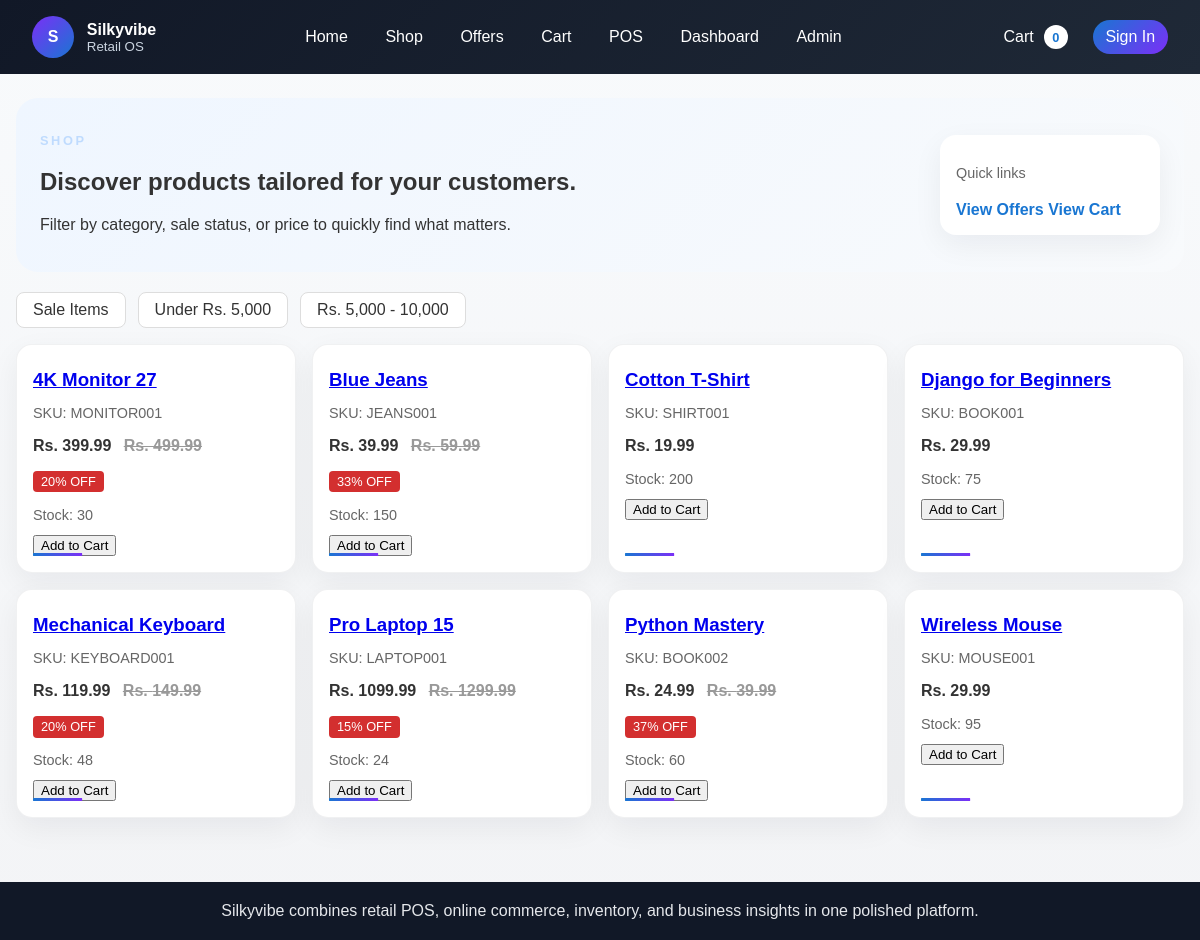
The app's page /pages/products/, older data.
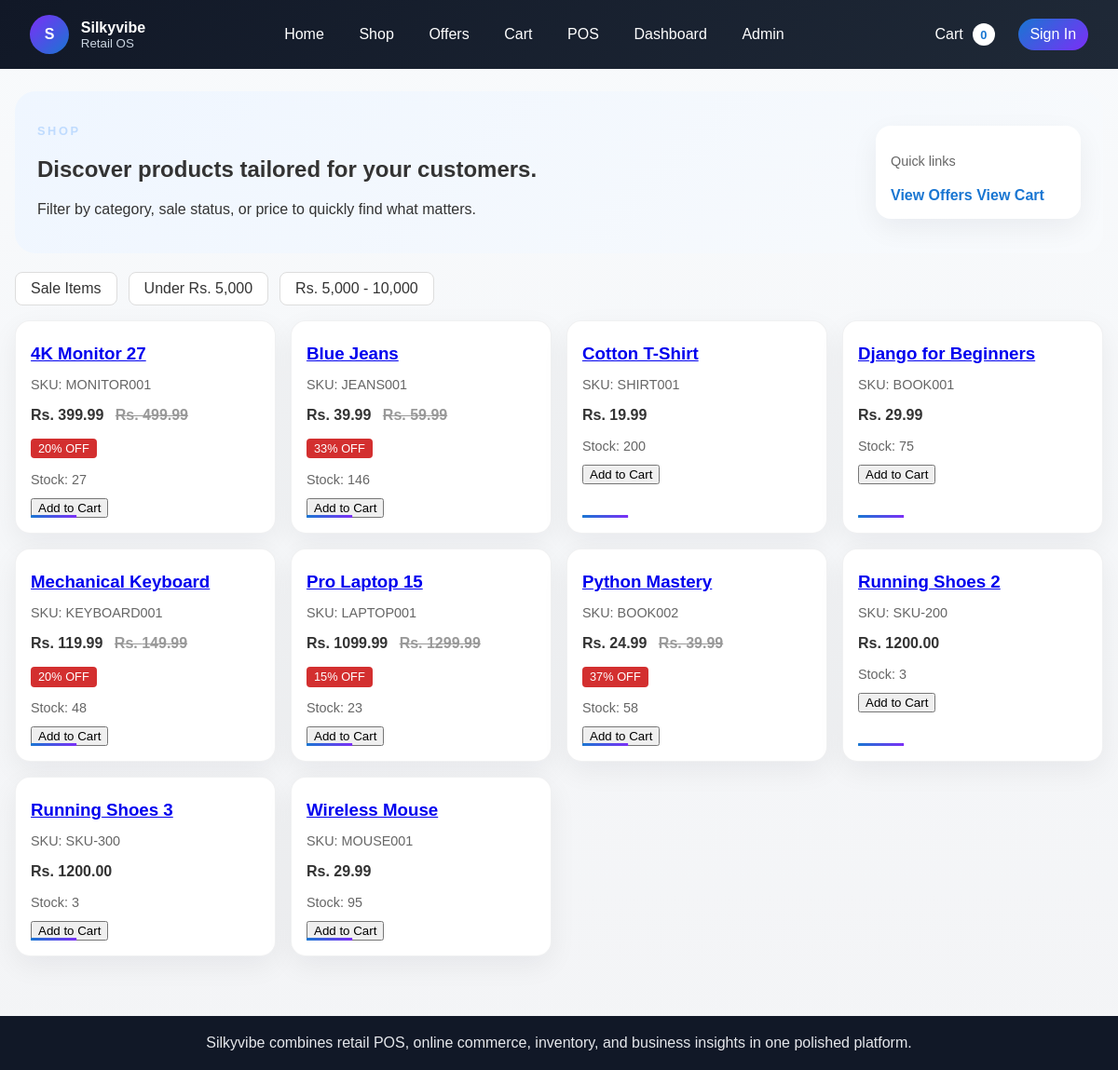
The same page, newer data.
### inventory/models.py (models this page shows, shortened)
class Product(models.Model):
    sku = models.CharField(max_length=50, unique=True)
    barcode = models.CharField(max_length=100, unique=True, null=True, blank=True)
    name = models.CharField(max_length=255)
    description = models.TextField(blank=True)
    category = models.ForeignKey(Category, on_delete=models.PROTECT, related_name="products")
    brand = models.ForeignKey(Brand, null=True, blank=True, on_delete=models.SET_NULL, related_name="products")
    size = models.ForeignKey(ProductSize, null=True, blank=True, on_delete=models.SET_NULL, related_name="products")
    color = models.ForeignKey(ProductColor, null=True, blank=True, on_delete=models.SET_NULL, related_name="products")
    image = models.ImageField(upload_to="products/", blank=True, null=True)
    stock_quantity = models.IntegerField(default=0)
    reserved_quantity = models.PositiveIntegerField(default=0)
    damaged_quantity = models.PositiveIntegerField(default=0)
    returned_quantity = models.PositiveIntegerField(default=0)
    min_stock_level = models.PositiveIntegerField(default=5)
    cost_price = models.DecimalField(max_digits=10, decimal_places=2, default=0)
    price = models.DecimalField(max_digits=10, decimal_places=2)
    discount_price = models.DecimalField(max_digits=10, decimal_places=2, null=True, blank=True)
    is_on_sale = models.BooleanField(default=False)
    sale_start_date = models.DateTimeField(null=True, blank=True)
    sale_end_date = models.DateTimeField(null=True, blank=True)
    created_at = models.DateTimeField(auto_now_add=True)
    updated_at = models.DateTimeField(auto_now=True)
    class Meta:
        ordering = ["name"]
        indexes = [
            models.Index(fields=["sku"]),
            models.Index(fields=["is_on_sale", "sale_start_date", "sale_end_date"]),
        ]
    @property
    def final_price(self):
        now = timezone.now()
        if self.is_on_sale and self.discount_price is not None and self.sale_start_date and self.sale_end_date:
            if self.sale_start_date <= now <= self.sale_end_date:
                return self.discount_price
        return self.price
    @property
    def sale_percentage(self):
        if self.final_price < self.price and self.price > 0:
            return int(((self.price - self.final_price) / self.price) * 100)
        return 0

### inventory/views.py (the view, shortened to what this page needs)
# urls.py: path("products/", ProductListPageView.as_view(), name="product-list-page"),
class ProductListPageView(ListView):
    model = Product
    template_name = "product_list.html"
    context_object_name = "products"
    paginate_by = 24
    def get_queryset(self):
        queryset = super().get_queryset()
        category = self.request.GET.get("category")
        on_sale = self.request.GET.get("on_sale")
        min_price = self.request.GET.get("min_price")
        max_price = self.request.GET.get("max_price")
        if category:
            queryset = queryset.filter(category__slug=category)
        if min_price is not None:
            queryset = queryset.filter(price__gte=min_price)
        if max_price is not None:
            queryset = queryset.filter(price__lte=max_price)
        return queryset

### templates/product_list.html (shortened to what this page needs)
{% extends "base.html" %}
{% block content %}
    <section class="page-hero hero-soft">
        <div>
            <p class="eyebrow">Shop</p>
            <h1>Discover products tailored for your customers.</h1>
            <p>Filter by category, sale status, or price to quickly find what matters.</p>
        </div>
        <div class="hero-card">
            <p class="small-meta">Quick links</p>
            <a class="link-btn" href="{% url 'special-offers-page' %}">View Offers</a>
            <a class="link-btn" href="{% url 'cart-page' %}">View Cart</a>
        </div>
    </section>
    <div class="filters">
        <a href="?on_sale=true">Sale Items</a>
        <a href="?min_price=0&max_price=5000">Under Rs. 5,000</a>
        <a href="?min_price=5000&max_price=10000">Rs. 5,000 - 10,000</a>
    </div>
    <div class="product-grid">
        {% for product in products %}
            <article class="product-card">
                <h3><a href="/pages/products/{{ product.pk }}/">{{ product.name }}</a></h3>
                <p class="small-meta">SKU: {{ product.sku }}</p>
                <p class="price">
                    Rs. {{ product.final_price }}
                    {% if product.sale_percentage %}
                        <span class="original-price">Rs. {{ product.price }}</span>
                    {% endif %}
                </p>
                {% if product.sale_percentage %}
                    <span class="badge">{{ product.sale_percentage }}% OFF</span>
                {% endif %}
                <p class="small-meta">Stock: {{ product.stock_quantity }}</p>
                <button class="add-to-cart-btn"
                    data-product-id="{{ product.id }}"
                    data-sku="{{ product.sku }}"
                    data-name="{{ product.name }}"
                    data-price="{{ product.final_price }}"
                >Add to Cart</button>
            </article>
        {% empty %}
            <p class="empty-state">No products found.</p>
        {% endfor %}
    </div>
{% endblock %}

### templates/base.html (shortened to what this page needs)
<!DOCTYPE html>
{% load static %}
<html lang="en">
<head>
    <link rel="stylesheet" href="{% static 'css/styles.css' %}">
</head>
<body>
<header class="site-header">
    <div class="brand-wrap">
        <a class="brand" href="{% url 'home-page' %}">
            <span class="brand-mark">S</span>
            <span>
                <strong>Silkyvibe</strong>
                <small>Retail OS</small>
            </span>
        </a>
    </div>
    <nav class="nav-links" aria-label="Primary navigation">
        <a class="nav-link" href="{% url 'home-page' %}">Home</a>
        <a class="nav-link" href="{% url 'product-list-page' %}">Shop</a>
        <a class="nav-link" href="{% url 'special-offers-page' %}">Offers</a>
        <a class="nav-link" href="{% url 'cart-page' %}">Cart</a>
        <a class="nav-link" href="{% url 'pos-checkout-page' %}">POS</a>
        <a class="nav-link" href="{% url 'dashboard-page' %}">Dashboard</a>
        <a class="nav-link" href="/admin/">Admin</a>
    </nav>
    <div class="nav-actions">
        <a class="nav-pill" href="{% url 'cart-page' %}">Cart <span id="cart_badge" class="cart-badge">0</span></a>
        <a class="nav-pill nav-pill-accent" href="{% url 'customer-login-page' %}">Sign In</a>
    </div>
</header>
<main class="page-content">
    {% block content %}{% endblock %}
</main>
<footer class="site-footer">
    <p>Silkyvibe combines retail POS, online commerce, inventory, and business insights in one polished platform.</p>
</footer>
</body>
</html>

### static/css/styles.css (style rules this page uses)
:root { --bg: #f5f5f5; --surface: #fff; --surface-muted: rgba(255,255,255,.85); --text: #333; --text-muted: #666; --primary: #1976d2; --accent: #7b2ff7; --accent-alt: #00c6ff; --border: #ddd; --header: #222; }
* { box-sizing: border-box; }
body { font-family: Arial, sans-serif; margin: 0; padding: 0; background: linear-gradient(180deg, #f8fafc 0%, #f3f4f6 100%); color: var(--text); }
.site-header { display: flex; align-items: center; justify-content: space-between; gap: 1rem; background: linear-gradient(135deg, #111827 0%, #1f2937 100%); color: #fff; padding: 1rem 2rem; position: sticky; top: 0; z-index: 10; }
.brand { display: inline-flex; align-items: center; gap: .8rem; color: #fff; text-decoration: none; }
.brand strong, .brand small { display: block; }
.brand small { color: #cbd5e1; }
.brand-mark { display: inline-flex; align-items: center; justify-content: center; width: 42px; height: 42px; border-radius: 50%; background: linear-gradient(135deg, var(--accent) 0%, var(--primary) 100%); font-weight: 700; }
.nav-links, .nav-actions { display: flex; align-items: center; gap: .75rem; flex-wrap: wrap; }
.nav-link, .nav-pill { color: #fff; text-decoration: none; padding: .5rem .8rem; border-radius: 999px; }
.nav-pill-accent { background: linear-gradient(135deg, var(--primary), var(--accent)); }
.cart-badge { display: inline-flex; align-items: center; justify-content: center; min-width: 24px; height: 24px; padding: 0 .25rem; margin-left: .35rem; border-radius: 999px; background: #fff; color: var(--primary); font-size: .8rem; font-weight: 700; }
.site-footer { background: #111827; color: #e5e7eb; padding: 1.25rem 2rem; text-align: center; margin-top: 2rem; }
.page-content { max-width: 1200px; margin: 1.5rem auto; padding: 0 1rem 2rem; }
.product-grid, .dashboard-grid { display: grid; gap: 1rem; }
.product-grid { grid-template-columns: repeat(auto-fit, minmax(240px, 1fr)); }
.product-card, .dashboard-card, .buy-box, .form-panel, .section-card, .hero-card { background: var(--surface); padding: 1rem; border-radius: 16px; box-shadow: 0 10px 30px rgba(15,23,42,.06); }
.product-card { position: relative; overflow: hidden; border: 1px solid rgba(15, 23, 42, 0.06); transition: transform 0.25s ease, box-shadow 0.25s ease, border-color 0.25s ease; }
.product-card::after { content: ''; position: absolute; inset: auto 1rem 1rem 1rem; height: 3px; border-radius: 999px; background: linear-gradient(90deg, var(--primary), var(--accent)); transform: scaleX(0.2); transform-origin: left; transition: transform 0.25s ease; }
.product-card h3, .details h2, .dashboard-card h2 { margin: .5rem 0; }
.price { font-weight: 700; }
.original-price { text-decoration: line-through; color: #999; margin-left: .5rem; }
.badge { display: inline-block; background: #d32f2f; color: #fff; padding: 0.2rem 0.5rem; border-radius: 4px; font-size: 0.8rem; }
.filters { display: flex; flex-wrap: wrap; gap: .75rem; margin-bottom: 1rem; }
.filters a { padding: .5rem 1rem; background: var(--surface); color: var(--text); border-radius: 8px; text-decoration: none; border: 1px solid var(--border); }
.small-meta { color: var(--text-muted); font-size: .9rem; margin-bottom: .75rem; }
.eyebrow { text-transform: uppercase; letter-spacing: .2em; font-size: .8rem; font-weight: 700; margin-bottom: .25rem; color: #bfdbfe; }
.page-hero { display: flex; justify-content: space-between; gap: 1rem; align-items: center; padding: 1.4rem 1.5rem; border-radius: 22px; margin-bottom: 1.2rem; }
.hero-soft { background: linear-gradient(135deg, #eff6ff 0%, #f8fafc 100%); color: var(--text); }
.hero-card { min-width: 220px; }
.link-btn { display: inline-block; margin-top: .5rem; color: var(--primary); font-weight: 700; text-decoration: none; }
footer p { margin: 0; }

Row changes from the older to the newer data that the page shows:
changed Product "4K Monitor 27": stock_quantity "30" → "27"
changed Product "Blue Jeans": stock_quantity "150" → "146"
changed Product "Pro Laptop 15": stock_quantity "24" → "23"
changed Product "Python Mastery": stock_quantity "60" → "58"
added Product: name "Running Shoes 2", sku "SKU-200", final_price "1200.00", stock_quantity "3"
added Product: name "Running Shoes 3", sku "SKU-300", final_price "1200.00", stock_quantity "3"
